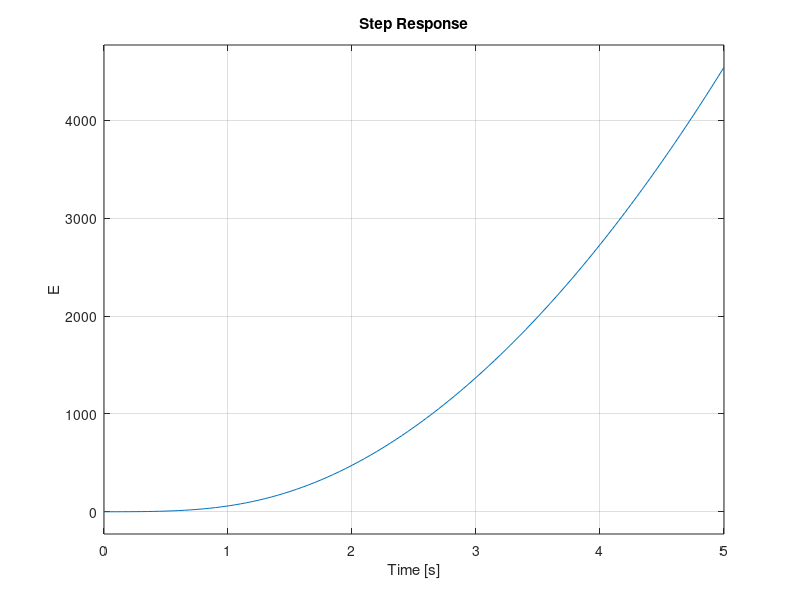
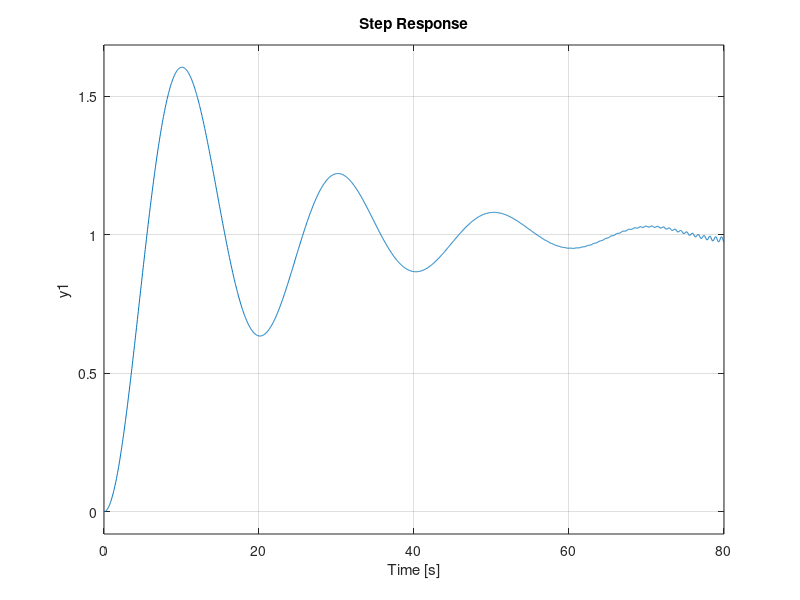
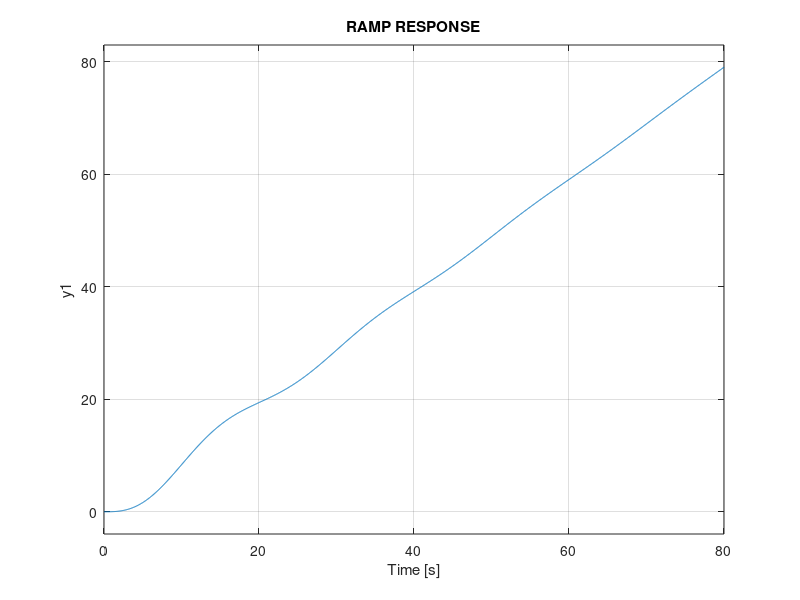

These charts were generated, in order, by the following MATLAB code:
% As described in the report the state space model can be represented as
%****STATE SPACE MODEL****%
m = 2325 ; %weight of the vechile in Kg
I = 4132 ; %vechile yaw moment of inertia(Kg.m^2)
a = 1.430 ; % and the distances of the front wheel axles from the centre of
% gravity is a(m)
b = 1.59515 ; %and the distances of the rear wheel axles from the centre of
% gravity is b(m)
Uc = 20 ; % Assume that vechile is driving at constant velocity(20m/s)  
Cr = 96000 ; %cornering stiffness of front tyre
Cf = 80000 ;%cornering stiffness of front tyre
A = [-(Cf+Cr)/(Uc*m)    -Uc-(a*Cf-b*Cr)/(Uc*m)  0  0;
    -(a*Cf-b*Cr)/(Uc*I) -(a*a*Cf-b*b*Cr)/(Uc*I) 0  0;
            0                      1            0  0;  
            1                      0           20 0];
B = [ Cf/m
     a*Cf/I
       0
       0];
C = [0 0 0 1];
D = 0;
s = tf('s');
states = {'v' 'r' '\theta' 'E'};
inputs = {'\delta_f(t)'};
output = {'E'};
sys_ss = ss(A,B,C,D,'statename',states,'inputname',inputs,'outputname',output);
%We get the following result. 
% sys =
%  
%   A = 
%            x1      x2      x3      x4
%    x1  -3.785  -19.17       0       0
%    x2  0.4687  0.9763       0       0
%    x3       0       1       0       0
%    x4       1       0      20       0
%  
%   B = 
%           u1
%    x1  34.41
%    x2  27.69
%    x3      0
%    x4      0
%  
%   C = 
%        x1  x2  x3  x4
%    y1   0   0   0   1
%  
%   D = 
%        u1
%    y1   0
%  
% Continuous-time state-space model.
sys_tf = tf(sys_ss) 
%  we get the following 
% sys_tf =
%  
%   34.41 s^2 - 10.53 s + 2418
%   ---------------------------
%   s^4 + 2.809 s^3 + 5.289 s^2
figure;
step(sys_tf,5);
% %Graph is shown in the report.
% % we can clearly see from the the TF as well as the
% % Graph. that sys is unstable.

% So, we use velocity feedback with a gain of 10 
% % New TF will be :
sys_tf1 = (sys_tf*s)/((1+10*s)*sys_tf*s);
Gc = 1+1/(2*s)+10*s;
sys_tf2 = (Gc*sys_tf*s)/(1+(1+10*s)*Gc*sys_tf*s);
sys_tf3 = (sys_tf2/s)/(1+sys_tf2/s)
figure;
step(sys_tf3,80);
figure;
step(sys_tf3/s,80);
title('RAMP RESPONSE');
